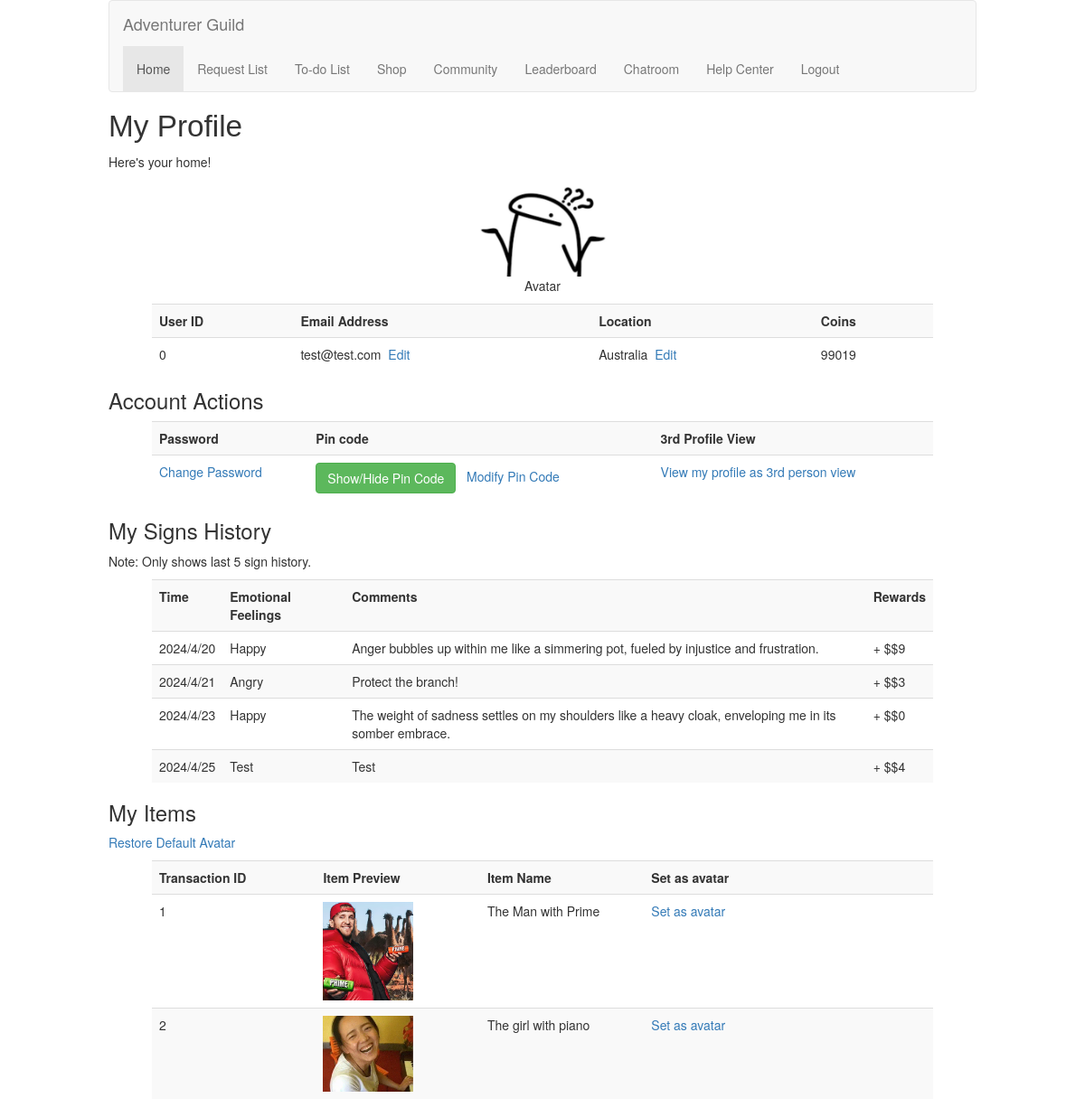
/profile (signed in), run on an earlier commit of the app's database.
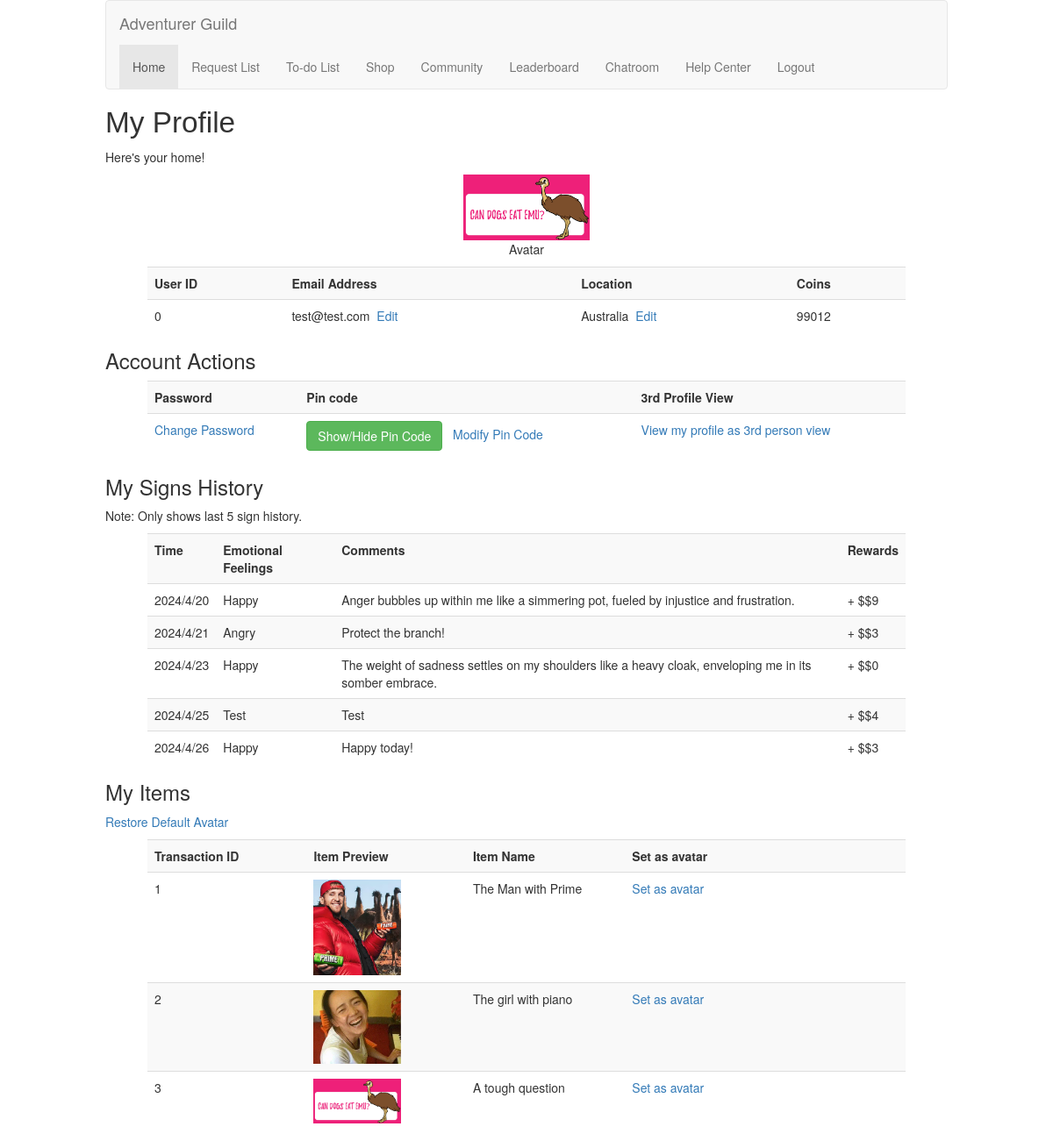
And on a later commit of the database.
### models/sqlmodels.py (models this page shows, shortened)
class UserInfo(db.Model):
    __tablename__ = 'users'
    userID = Column(String(120), primary_key=True)
    email = Column(String(120), nullable=False)
    password = Column(String(120), nullable=False)
    coins = Column(Integer, nullable=False, default=10)
    avatar = Column(Text, nullable=False, default="default")
    country = Column(Text, nullable=False)
    pincode = Column(Text, nullable=False, default="123")

class Signs(db.Model):
    __tablename__ = 'signs'
    signID = Column(Text, primary_key=True)
    userID = Column(String(120), ForeignKey('users.userID', name='fk_signs_userID'))
    time = Column(Text, nullable=False)
    emotion = Column(Text, nullable=False, default="Happy")
    comments = Column(Text, nullable=False, default="No Comment")
    rewards = Column(Integer, nullable=False, default=0)

class Transaction(db.Model):
    __tablename__ = 'transactions'
    transactionID = Column(Integer, primary_key=True, autoincrement=True)
    userID = Column(String(120), ForeignKey('users.userID', name='fk_transaction_userID'))
    itemID = Column(Integer, ForeignKey('shop.itemID'))

class Shop(db.Model):
    __tablename__ = 'shop'
    itemID = Column(Integer, primary_key=True)
    itemDetail = Column(Text, nullable=False)
    price = Column(Integer, default=0)

### routes.py (the view)
    @mainBluePrint.route('/profile')
    @login_required
    def profilePage():
        try:
            infomsg = request.args.get('infomsg', '')
            userID = current_user.id
            pincode = getUserInfo(userID, "pincode")
            user_details = UserInfo.query.filter(UserInfo.userID == userID).all()  # User Info
            if user_details is None:
                return render_template('profile.html', errmsg="User not found")
            nft_details = Transaction.query.join(Transaction, Transaction.itemID == Shop.itemID). \
                        add_columns(Transaction.transactionID, Shop.itemID, Shop.itemDetail). \
                        filter(Transaction.userID==userID).all()
            signHistory = Signs.query.filter(Signs.userID == userID).limit(5).all()
            nftid = str(getUserInfo(userID, "avatar"))  # Get avatar ID
            if "-" in userID: # If "-" is in the userID
                userID_Show_On_Browser = userID.split("-")[0] # Get the first part of the UUID
            else:
                userID_Show_On_Browser = userID
            return render_template('profile.html',
                                userID=userID,
                                userID_Show_On_Browser=userID_Show_On_Browser,
                                user_details=user_details,
                                nft_details=nft_details,
                                nftid=nftid,
                                pincode=pincode,
                                signHistory=signHistory,
                                infomsg=infomsg
                                )
        except Exception as e:
            print(f"An error occurred: " + str(e))
            return render_template('profile.html', errmsg="An internal error occurred")

### apps/get.py (called while the page is built)
def getUserInfo(userID, action):
    user = UserInfo.query.filter(UserInfo.userID == userID).first()
    if user:
        if action == "userid":
            return str(user.userID)
        elif action == "email":
            return user.email
        elif action == "pincode":
            return user.pincode
        elif action == "coins":
            return str(user.coins)
        elif action == "avatar":
            return user.avatar
        else:
             return None
    else:
        return None

### routes.py (called while the page is built)
    @login_manager.user_loader
    def load_user(user_id):
        return User(user_id)

### templates/profile.html (shortened to what this page needs)
{% extends 'base.html' %}
{% block content %}
    <h1 id="pageBanner">My Profile</h1>
    <p>Here's your home!</p>
    {% for useritems in user_details %}
    <div class="profileimgdiv">
        <img src="{{ url_for('static', filename='nft/' + useritems.avatar|string + '.png') }}" alt="Avatar" class="profileimages">
        <p>Avatar</p>
    </div>
    <br>
    <table class="table table-striped listcontents">
        <tbody>
        <tr>
            <th scope="col">User ID</th>
            <th scope="col">Email Address</th>
            <th scope="col">Location</th>
            <th scope="col">Coins</th>
        </tr>
        <tr>
            <td>{{useritems.userID}}</td>
            <td>{{useritems.email}}&nbsp;<a href="/modifycenter" title="Change Email"> Edit</a></td>
            <td>{{useritems.country}}&nbsp;<a href="/modifycenter" title="Change country/region"> Edit</a></td>
            <td>{{useritems.coins}}</td>
        </tr>
        {% endfor %}
        </tbody>
    </table>
    <div>
        <h3>Account Actions</h3>
        <div>
            <table class="table table-striped listcontents">
                <tbody>
                    <tr>
                        <th scope="col">Password</th>
                        <th scope="col">Pin code</th>
                        <th scope="col">3rd Profile View</th>
                    </tr>
                    <tr>
                        <td><a href="/modifycenter" title="Change Password"> Change Password</a></td>
                        <td><button type="button" id="showpin" class="btn btn-success">Show/Hide Pin Code</button>
                            <div id="pincode">{{pincode}}</div>&nbsp;<a href="/modifycenter" title="Modify PIN"> Modify Pin Code</a></td>
                        <td><a href="/profile/{{userID}}" title="View my profile in 3rd views" target="_blank"> View my profile as 3rd person view</a></td>
                    </tr>
                </tbody>
            </table>
        </div>
    </div>
    <h3>My Signs History</h3>
    <p>Note: Only shows last 5 sign history.</p>
    <table class="table table-striped listcontents">
        <tbody>
            <tr>
                <th scope="col">Time</th>
                <th scope="col">Emotional Feelings</th>
                <th scope="col">Comments</th>
                <th scope="col">Rewards</th>
            </tr>
            {% for item in signHistory %}
                    <tr>
                        <td>{{item.time}}</td>
                        <td>{{item.emotion}}</td>
                        <td>{{item.comments}}</td>
                        <td>+ $${{item.rewards}}</td>
                    </tr>
            {% endfor %}
        </tbody>
    </table>
    <h3>My Items</h3>
    <p><a href="/setavatar/default" title="Restore Default Avatar">Restore Default Avatar</a></p>
    <table class="table table-striped listcontents">
        <tbody>
        <tr>
            <th scope="col" class="descCol">Transaction ID</th>
            <th scope="col" class="descCol">Item Preview</th>
            <th scope="col" class="descCol">Item Name</th>
            <th scope="col">Set as avatar</th>
        </tr>
        {% for nftitem in nft_details %}
        <tr>
            <td class="descCol">{{nftitem.transactionID}}</td>
            <td class="descCol"><img src="{{ url_for('static', filename='nft/' + nftitem.itemID|string + '.png') }}" alt="Item Preview" class="itempreview"></td>
            <td class="descCol">{{nftitem.itemDetail}}</td>
            <td><a href="/setavatar/{{nftitem.itemID}}" title="Set as avatar">Set as avatar</a></td>
        </tr>
        {% endfor %}
        </tbody>
    </table>
{% endblock %}

### templates/base.html (shortened to what this page needs)
<!DOCTYPE html>
<html lang="en">
<head>
    <link rel="stylesheet" href="https://maxcdn.bootstrapcdn.com/bootstrap/3.4.1/css/bootstrap.min.css">
    <link rel="stylesheet" href="{{url_for('static',filename='css/main.css')}}">
</head>
<body>
    <nav class="navbar navbar-default navigationBar rounded-pill">
        <div class="container-fluid">
        <div class="navbar-header">
          <a class="navbar-brand" href="#">Adventurer Guild</a>
        </div>
        <div>
            <ul class="nav navbar-nav">
                {% if current_user.is_anonymous %}
                <li class="{% if request.path == '/' %}active{% endif %}{% if request.path == '/index' %}active{% endif %}"><a href="/" title="Homepage">Home</a></li>
                <li class="{% if request.path == '/login' %}active{% endif %}"><a href="/login" title="Login">Login</a></li>
                <li class="{% if request.path == '/register' %}active{% endif %}"><a href="/register" title="Sign Up">Sign Up</a></li>
                {% else %}
                <li class="{% if request.path == '/profile' %}active{% endif %}"><a href="/profile" title="Home & Profile">Home</a></li>
                <li class="{% if request.path == '/requests' %}active{% endif %}"><a href="/requests" title="Requests">Request List</a></li>
                <li class="{% if request.path == '/todo' %}active{% endif %}"><a href="/todo" title="To-do list">To-do List</a></li>
                <li class="{% if request.path == '/shop' %}active{% endif %}"><a href="/shop" title="Shop">Shop</a></li>
                <li class="{% if request.path == '/community' %}active{% endif %}"><a href="/community" title="Community">Community</a></li>
                <li class="{% if request.path == '/leaderboard' %}active{% endif %}"><a href="/leaderboard" title="Leaderboard">Leaderboard</a></li>
                <li class="{% if request.path.startswith('/chat') %}active{% endif %}"><a href="/chat" title="Chat">Chatroom</a></li>
                <li class="{% if request.path == '/help' %}active{% endif %}"><a href="/help" title="Help Center Chat Bot">Help Center</a></li>
                <li class="{% if request.path == '/logout' %}active{% endif %}"><a href="/logout" title="Logout">Logout</a></li>
                {% endif %}
            </ul>
        </div>
        </div>
      </nav>
    <div id="mainContent">
        {% block content %}{% endblock %}
    </div>
</body>
</html>

### static/css/main.css (style rules this page uses)
a { text-decoration: none; }
.listcontents { width: 90%; margin-left: auto; margin-right: auto; }
.navigationBar { margin-left: auto; margin-right: auto; width: 80%; }
.itempreview { width: 60%; height: 60%; }
.profileimgdiv { display: inline-block; text-align: center; margin-left: auto; margin-right: auto; }
.profileimages { width: 15%; height: 15%; }
.descCol { width: 21%; }
#mainContent { margin-left: auto; margin-right: auto; width: 80%; }
#pageBanner { font-family: 'Gill Sans', 'Gill Sans MT', Calibri, 'Trebuchet MS', sans-serif; font-size: 25pt; }

What changed in the data, as far as the page shows it:
changed UserInfo "test@test.com": avatar: a different picture; coins "99019" → "99012"
added Signs: time "2024/4/26", emotion "Happy", comments "Happy today!", rewards "3"
added Transaction: transactionID "3", shows a picture, itemDetail "A tough question"
